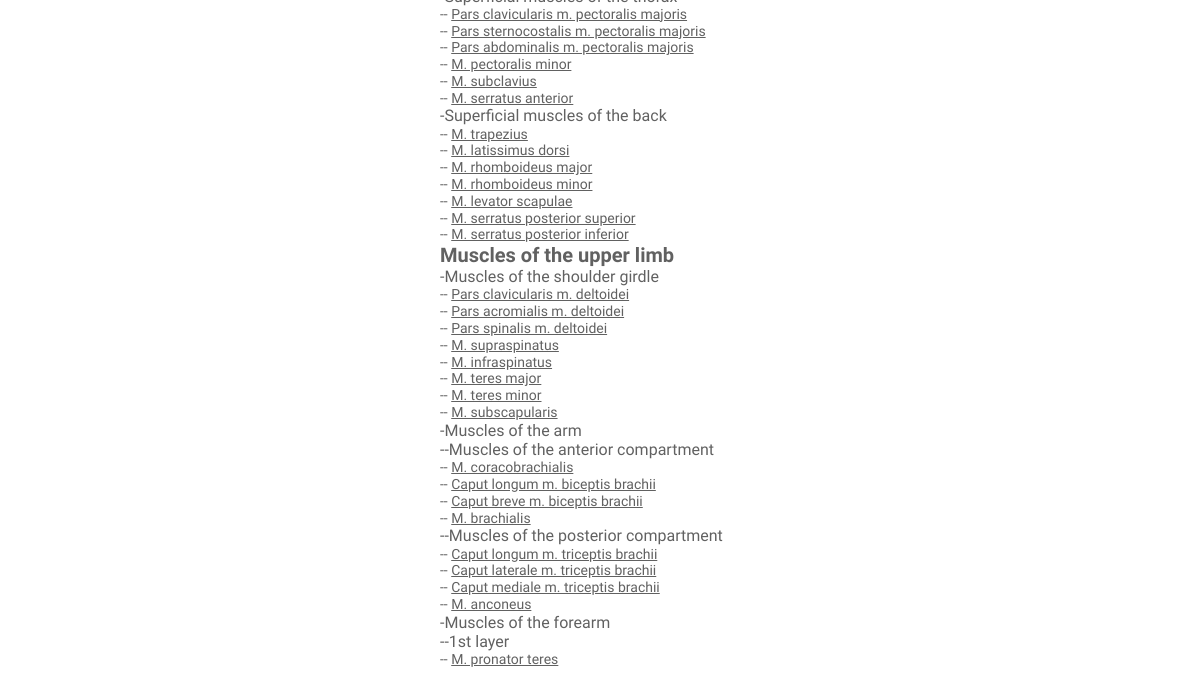
/muscle.php (lower part), run on an earlier commit of the app's database.
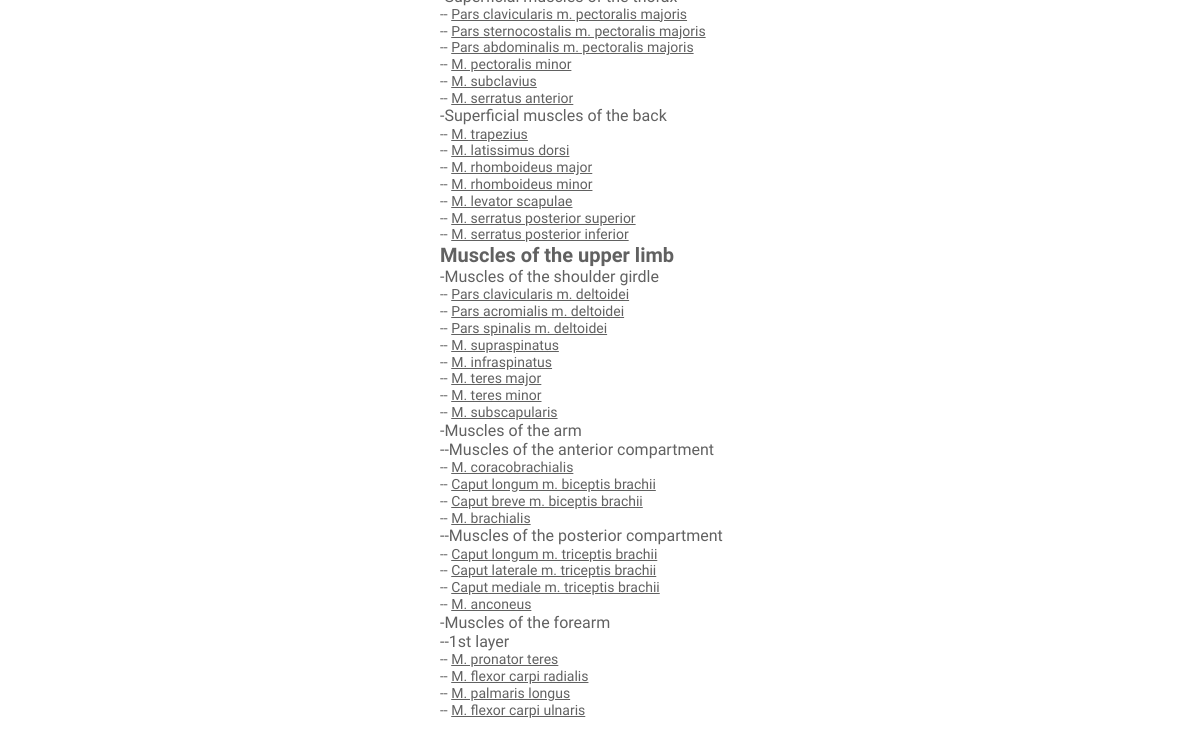
And on a later commit of the database.
### tables this page shows
CREATE TABLE `tbl_muscles` (
  `id` int(5) NOT NULL AUTO_INCREMENT COMMENT 'ID for muscle',
  `lat_name` text NOT NULL COMMENT 'Latin name',
  `name` text NOT NULL COMMENT 'Name (English) for muscle',
  `muscle_group` int(3) NOT NULL,
  `muscle_subgroup` int(3) NOT NULL,
  `muscle_subsubgroup` int(3) NOT NULL,
  `muscle_subsubsubgroup` int(3) NOT NULL,
  `origo` text NOT NULL,
  `insertio` text NOT NULL,
  `functio` text NOT NULL,
  `nerve` text NOT NULL,
  `artery` int(4) NOT NULL,
  `vein` int(4) NOT NULL,
  `image` text NOT NULL COMMENT 'Image path for muscle',
  `comment` text NOT NULL,
  `image_color` text NOT NULL,
  PRIMARY KEY (`id`),
  UNIQUE KEY `id` (`id`)
);

### muscle.php (the view, shortened to what the changed rows need)
<?php
require_once("db_cred.php");
$db = new mysqli();
$db->connect($dbhost, $dbuser, $dbpass, $dbname);
$db->set_charset("utf8");
function fetchmuscles($id, $subid=0, $subsubid=0,$subsubsubid=0) {
    global $db;
    global $output;
    $sql = 'SELECT * FROM tbl_muscles WHERE muscle_group = '.$id;
    if($subid!=0) $sql .= ' AND muscle_subgroup = '.$subid;
    if($subsubid!=0) $sql.= ' AND muscle_subsubgroup = '.$subsubid;
    if($subsubsubid!=0) $sql.=' AND muscle_subsubsubgroup = '.$subsubsubid;
    $query = $db->query($sql);
    while($muscleresult = $query->fetch_array()) {
        $name = $muscleresult['lat_name'];
        $id = $muscleresult['id'];
        $output .= '<h3 class="title">-- <a href="muscle.php?m='.$id.'">'.$name.'</a></h3>';
    }
}
function h1($title) {
    global $output;
    $output .= '<h1 class="title">'.$title.'</h1>';
}
function h2($title) {
    global $output;
    $output .= '<h2 class="title">'.$title.'</h2>';
}
$search_string = preg_replace("/[^A-Za-z0-9]/", " ", $_GET['m']);
$search_string = $db->real_escape_string($search_string);
if (strlen($search_string) >= 1 && $search_string !== ' ') {
	$html  =  '';
	$html .= '<div class="icon"></div>';
	$html .= '<h2 class="title">Muscle details</h2>';
	$html .= '<h1 class="title">muscleLatName</h1>';
	$html .= '<h4 class="title"><a href="index.php">New search</a></h4>';
	$html .= '<h3 class="title" style="font-style: italic; margin-top: 10px;">muscleEngName</h3>';
	$html .= 'placeholder_Category';
	$html .= '<h3 class="title" style="margin-top: 10px;"><b>Origo:</b> muscleOrigo</h3>';
	$html .= '<h3 class="title"><b>Insertio:</b> muscleInsertio</h3>';
	$html .= '<h3 class="title"><b>Function:</b> muscleFunctio</h3>';
	$html .= '<h3 class="title"><b>Nerve:</b> muscleNerve</h3>';
	$html .= 'placeholder_Image';
	$musclesql = 'SELECT * FROM tbl_muscles WHERE id = '.$search_string;
	$musclequery = $db->query($musclesql);
	while($muscleresult = $musclequery->fetch_array()) {
		$musclearray[] = $muscleresult;
	}
	if (isset($musclearray)) {
		foreach ($musclearray as $muscleresult) {
			$muscle_latname = $muscleresult['lat_name'];
			$muscle_engname = $muscleresult['name'];
			$muscle_origo = $muscleresult['origo'];
			$muscle_insertio = $muscleresult['insertio'];
			$muscle_functio = $muscleresult['functio'];
			$muscle_image = $muscleresult['image'];
			$muscle_group = $muscleresult['muscle_group'];
			$muscle_subgroup = $muscleresult['muscle_subgroup'];
			$muscle_subsubgroup = $muscleresult['muscle_subsubgroup'];
			$nervesql = 'SELECT * FROM tbl_nerves WHERE id = '.$muscleresult['nerve'];
			$nervequery = $db->query($nervesql);
			$nerveresult = $nervequery->fetch_array();
			$nerve_id = $nerveresult['id'];
			$nerve_latname = $nerveresult['lat_name'];
			$nerve_name = $nerveresult['name'];
			$nervehtml = '<a href="nerve.php?n='.$nerve_id.'">'.$nerve_latname.' ('.$nerve_name.')</a>';
			$output = str_replace('muscleLatName', $muscle_latname, $html);
			$output = str_replace('muscleEngName', $muscle_engname, $output);
			$output = str_replace('muscleOrigo', $muscle_origo, $output);
			$output = str_replace('muscleInsertio', $muscle_insertio, $output);
			$output = str_replace('muscleFunctio', $muscle_functio, $output);
			$output = str_replace('muscleNerve', $nervehtml, $output);
			$musclegroupsql = 'SELECT * FROM tbl_muscle_groups WHERE id = '.$muscle_group;
			$musclegroupquery = $db->query($musclegroupsql);
			$musclegroupresult = $musclegroupquery->fetch_array();
			$musclegroup_latname = $musclegroupresult['lat_name'];
			$musclegroup_name = $musclegroupresult['name'];
			$group  = '';
			$group .= '<h3 class="title" style="font-style: italic;">'.$musclegroup_latname.' ('.$musclegroup_name.')</h3>';
			if($muscle_subgroup >= 1) {
				$musclesubgroupsql = 'SELECT * FROM tbl_muscle_subgroups WHERE id = '.$muscle_subgroup;
				$musclesubgroupquery = $db->query($musclesubgroupsql);
				$musclesubgroupresult = $musclesubgroupquery->fetch_array();
				$muscle_subgroup_latname = $musclesubgroupresult['lat_name'];
				$muscle_subgroup_name = $musclesubgroupresult['name'];
				$group .= '<h3 class="title" style="font-style: italic;">'.$muscle_subgroup_latname.' ('.$muscle_subgroup_name.')</h3>';
				if($muscle_subsubgroup >= 1) {
					$musclesubsubgroupsql = 'SELECT * FROM tbl_muscle_subsubgroups WHERE id = '.$muscle_subsubgroup;
					$musclesubsubgroupquery = $db->query($musclesubsubgroupsql);
					$musclesubsubgroupresult = $musclesubsubgroupquery->fetch_array();
					$muscle_subsubgroup_latname = $musclesubsubgroupresult['lat_name'];
					$muscle_subsubgroup_name = $musclesubsubgroupresult['name'];
					if($muscle_subsubgroup_latname != 0 && $muscle_subsubgroup_name != 0) {
						$group .= '<h3 class="title" style="font-style: italic;">'.$muscle_subsubgroup_latname.' ('.$muscle_subsubgroup_name.')</h3>';
					} elseif($muscle_subsubgroup_latname != 0 && $muscle_subsubgroup_name == 0) {
						$group .= '<h3 class="title" style="font-style: italic;">'.$muscle_subsubgroup_latname.'</h3>';
					} elseif($muscle_subsubgroup_latname == 0) {
						$group .= '<h3 class="title" style="font-style: italic;">'.$muscle_subsubgroup_name.'</h3>';
					}
				}
				$output = str_replace('placeholder_Category', $group, $output);
				$imagepath = './resources/images/muscles/'.$muscle_image;
				if(strlen($muscle_image) >= 1 && $muscle_image !='0' && file_exists($imagepath)) {
					$imagedata = getimagesize($imagepath);
					$imagewidth = $imagedata[0];
					if($imagewidth>300) $imagewidth = 300;
					$image = '<p align="left" style="margin-top: 20px; margin-left: 35px;"><a href="'.$imagepath.'"><img src='.$imagepath.' width="'.$imagewidth.'"></a></p>';
					$output = str_replace('placeholder_Image', $image, $output);
				} else {
					$output = str_replace('placeholder_Image', '', $output);
				}
			}
		}
	} else {
		header("Location: index.php");
	}
} else {
	$output  =  '';
	$output .= '<div class="icon"></div>';
	$output .= '<h1 class="title">Muscle details</h1>';
	$output .= '<h5 class="err">No muscle specified! <a href="index.php">Go back!</a></h5>';
    h1('Mm. capitis');
    $output .= '<h2 class="title">-Mm. masticatorii</h2>';
    fetchmuscles(1,1,0);
    $output .= '<h2 class="title">-Mm. faciei</h2>';
    $output .= '<h2 class="title">-Facial muscles of the scalp and muscles around the eye opening</h2>';
    $output .= '<h2 class="title">-Muscles of the nose opening</h2>';
    $output .= '<h2 class="title">-Muscles of the mouth opening</h2>';
    $output .= '<h2 class="title">-Muscles of the ear opening</h2>';
    h2('-Derivates of the 1st visceral arch');
    fetchmuscles(3,9,0);
    fetchmuscles(3,16,0);
    fetchmuscles(4,12,0);
    fetchmuscles(4,13,8);
    fetchmuscles(4,13,9);
    fetchmuscles(4,14,10,1);
}
?>
<!DOCTYPE HTML>
<html>
<head>
	<link href="resources/style/style.css" rel="stylesheet" type="text/css" />
</head>
<body>
	<div id="main">
		<?php echo $output; ?>
	</div>
</body>
</html>

What changed in the data, as far as the page shows it:
added tbl_muscles: lat_name "M. flexor carpi radialis"
added tbl_muscles: lat_name "M. palmaris longus"
added tbl_muscles: lat_name "M. flexor carpi ulnaris"
